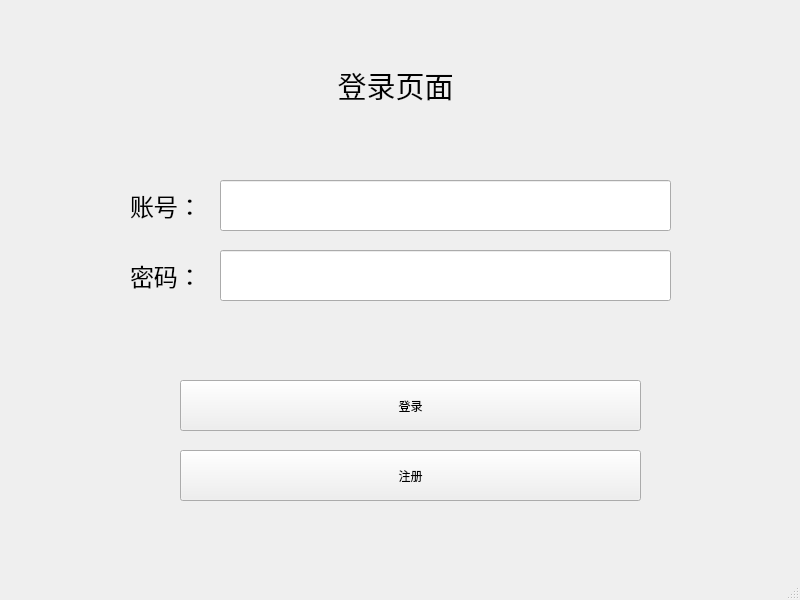
<?xml version="1.0" encoding="UTF-8"?>
<ui version="4.0">
 <class>MainWindow</class>
 <widget class="QMainWindow" name="MainWindow">
  <property name="geometry">
   <rect>
    <x>0</x>
    <y>0</y>
    <width>800</width>
    <height>600</height>
   </rect>
  </property>
  <property name="windowTitle">
   <string>MainWindow</string>
  </property>
  <widget class="QWidget" name="centralwidget">
   <widget class="QLabel" name="label">
    <property name="geometry">
     <rect>
      <x>220</x>
      <y>50</y>
      <width>351</width>
      <height>71</height>
     </rect>
    </property>
    <property name="text">
     <string>&lt;html&gt;&lt;head/&gt;&lt;body&gt;&lt;p align=&quot;center&quot;&gt;&lt;span style=&quot; font-size:22pt;&quot;&gt;登录页面&lt;/span&gt;&lt;/p&gt;&lt;/body&gt;&lt;/html&gt;</string>
    </property>
   </widget>
   <widget class="QLabel" name="label_2">
    <property name="geometry">
     <rect>
      <x>130</x>
      <y>180</y>
      <width>91</width>
      <height>51</height>
     </rect>
    </property>
    <property name="text">
     <string>&lt;html&gt;&lt;head/&gt;&lt;body&gt;&lt;p&gt;&lt;span style=&quot; font-size:18pt;&quot;&gt;账号：&lt;/span&gt;&lt;/p&gt;&lt;/body&gt;&lt;/html&gt;</string>
    </property>
   </widget>
   <widget class="QLabel" name="label_3">
    <property name="geometry">
     <rect>
      <x>130</x>
      <y>250</y>
      <width>91</width>
      <height>51</height>
     </rect>
    </property>
    <property name="text">
     <string>&lt;html&gt;&lt;head/&gt;&lt;body&gt;&lt;p&gt;&lt;span style=&quot; font-size:18pt;&quot;&gt;密码：&lt;/span&gt;&lt;/p&gt;&lt;/body&gt;&lt;/html&gt;</string>
    </property>
   </widget>
   <widget class="QLineEdit" name="line_account">
    <property name="geometry">
     <rect>
      <x>220</x>
      <y>180</y>
      <width>451</width>
      <height>51</height>
     </rect>
    </property>
   </widget>
   <widget class="QLineEdit" name="line_pwd">
    <property name="geometry">
     <rect>
      <x>220</x>
      <y>250</y>
      <width>451</width>
      <height>51</height>
     </rect>
    </property>
    <property name="echoMode">
     <enum>QLineEdit::EchoMode::Password</enum>
    </property>
   </widget>
   <widget class="QPushButton" name="btn_log">
    <property name="geometry">
     <rect>
      <x>180</x>
      <y>380</y>
      <width>461</width>
      <height>51</height>
     </rect>
    </property>
    <property name="styleSheet">
     <string notr="true">font: 20pt &quot;Microsoft YaHei UI&quot;;</string>
    </property>
    <property name="text">
     <string>登录</string>
    </property>
   </widget>
   <widget class="QPushButton" name="btn_reg">
    <property name="geometry">
     <rect>
      <x>180</x>
      <y>450</y>
      <width>461</width>
      <height>51</height>
     </rect>
    </property>
    <property name="styleSheet">
     <string notr="true">font: 20pt &quot;Microsoft YaHei UI&quot;;</string>
    </property>
    <property name="text">
     <string>注册</string>
    </property>
   </widget>
   <widget class="QLabel" name="label_note">
    <property name="geometry">
     <rect>
      <x>220</x>
      <y>320</y>
      <width>411</width>
      <height>41</height>
     </rect>
    </property>
    <property name="text">
     <string/>
    </property>
   </widget>
  </widget>
  <widget class="QMenuBar" name="menubar">
   <property name="geometry">
    <rect>
     <x>0</x>
     <y>0</y>
     <width>800</width>
     <height>25</height>
    </rect>
   </property>
  </widget>
  <widget class="QStatusBar" name="statusbar"/>
 </widget>
 <resources/>
 <connections/>
</ui>
